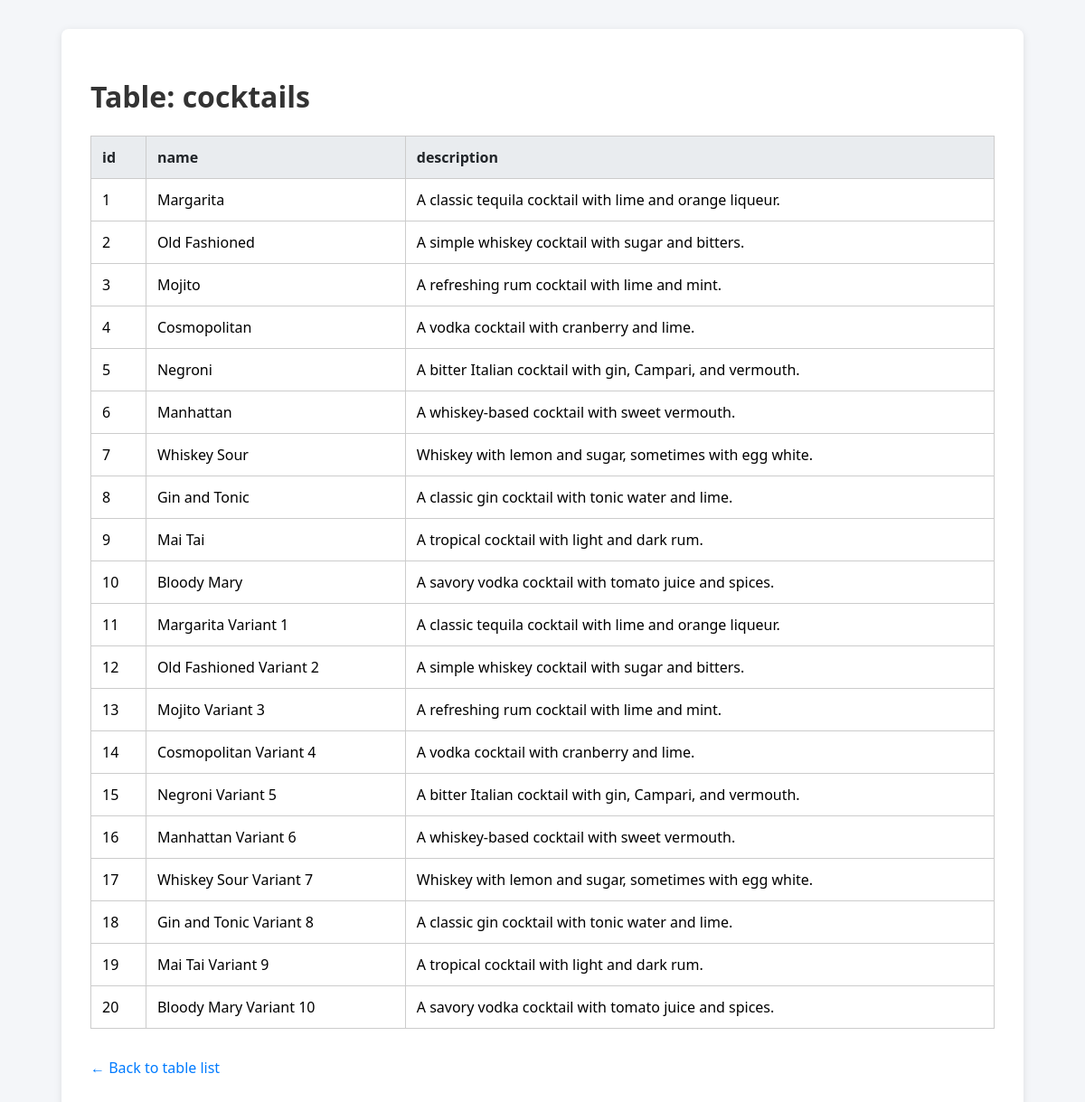
Page /show_table/cocktails on the committed database.
### tables this page shows
CREATE TABLE cocktails (
    id INTEGER PRIMARY KEY AUTOINCREMENT,
    name TEXT NOT NULL,
    description TEXT
);

### app.py (the view)
@app.route("/show_table/<table_name>")
def show_table(table_name):
    conn = sqlite3.connect("cocktail_robot.db")
    conn.row_factory = sqlite3.Row
    cur = conn.cursor()
    try:
        cur.execute(f"SELECT * FROM {table_name}")
        rows = cur.fetchall()
    except sqlite3.Error as e:
        rows = []
        print(f"Error reading {table_name}: {e}")
    finally:
        conn.close()
    return render_template("show_table.html", table_name=table_name, rows=rows)

### templates/show_table.html (shortened to what this page needs)
<!DOCTYPE html>
<html lang="en">
<head>
  <link rel="stylesheet" href="/static/style.css">
</head>
<body>
  <div class="container">
    <h1>Table: {{ table_name }}</h1>
    <table class="data-table">
      {% if rows and rows[0] %}
      <thead>
        <tr>
          {% for key in rows[0].keys() %}
          <th>{{ key }}</th>
          {% endfor %}
        </tr>
      </thead>
      {% endif %}
    <tbody>
    {% for row in rows %}
        <tr>
        {% for cell in row %}
            <td>{{ cell }}</td>
        {% endfor %}
        </tr>
    {% endfor %}
    </tbody>
    </table>
    <p><a href="/db/tables">← Back to table list</a></p>
  </div>
</body>
</html>

### static/static/style.css (style rules this page uses)
body { font-family: 'Segoe UI', sans-serif; background-color: #f4f6f9; margin: 0; padding: 2rem; }
.container { max-width: 1000px; margin: 0 auto; background: white; padding: 2rem; border-radius: 8px; box-shadow: 0 2px 8px rgba(0, 0, 0, 0.1); }
h1, h2, h3 { color: #333; }
table.data-table { width: 100%; border-collapse: collapse; margin-top: 1rem; margin-bottom: 2rem; }
table.data-table th, table.data-table td { padding: 0.75rem; border: 1px solid #ccc; text-align: left; }
table.data-table th { background-color: #e9ecef; color: #212529; }
a { color: #007bff; text-decoration: none; }

### rows in the picture
cocktails: row "1", name "Margarita", description "A classic tequila cocktail with lime and orange liqueur."
cocktails: row "2", name "Old Fashioned", description "A simple whiskey cocktail with sugar and bitters."
cocktails: row "3", name "Mojito", description "A refreshing rum cocktail with lime and mint."
cocktails: row "4", name "Cosmopolitan", description "A vodka cocktail with cranberry and lime."
cocktails: row "5", name "Negroni", description "A bitter Italian cocktail with gin, Campari, and vermouth."
cocktails: row "6", name "Manhattan", description "A whiskey-based cocktail with sweet vermouth."
cocktails: row "7", name "Whiskey Sour", description "Whiskey with lemon and sugar, sometimes with egg white."
cocktails: row "8", name "Gin and Tonic", description "A classic gin cocktail with tonic water and lime."
cocktails: row "9", name "Mai Tai", description "A tropical cocktail with light and dark rum."
cocktails: row "10", name "Bloody Mary", description "A savory vodka cocktail with tomato juice and spices."
cocktails: row "11", name "Margarita Variant 1", description "A classic tequila cocktail with lime and orange liqueur."
cocktails: row "12", name "Old Fashioned Variant 2", description "A simple whiskey cocktail with sugar and bitters."
cocktails: row "13", name "Mojito Variant 3", description "A refreshing rum cocktail with lime and mint."
cocktails: row "14", name "Cosmopolitan Variant 4", description "A vodka cocktail with cranberry and lime."
cocktails: row "15", name "Negroni Variant 5", description "A bitter Italian cocktail with gin, Campari, and vermouth."
cocktails: row "16", name "Manhattan Variant 6", description "A whiskey-based cocktail with sweet vermouth."
cocktails: row "17", name "Whiskey Sour Variant 7", description "Whiskey with lemon and sugar, sometimes with egg white."
cocktails: row "18", name "Gin and Tonic Variant 8", description "A classic gin cocktail with tonic water and lime."
cocktails: row "19", name "Mai Tai Variant 9", description "A tropical cocktail with light and dark rum."
cocktails: row "20", name "Bloody Mary Variant 10", description "A savory vodka cocktail with tomato juice and spices."

### other values in the picture
{{ table_name }} "cocktails"
{{ key }} "id" "name" "description"
